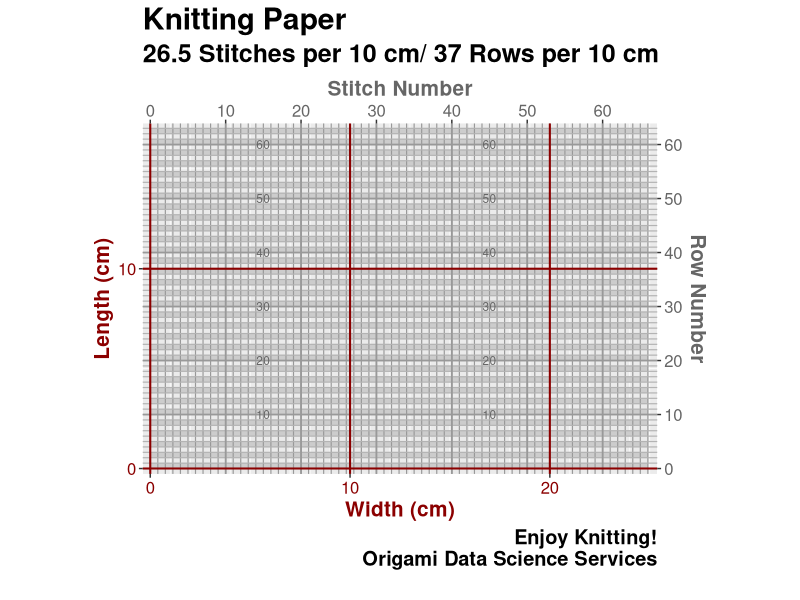

The R script that drew this image:
## ---- chunk 1
# R packages needed
packages <- c("ggplot2", "dplyr", "tibble", "grid", "gtable", "tidyr")

# Install packages not yet installed
installed_packages <- packages %in% rownames(installed.packages())
if (any(installed_packages == FALSE)) {
  install.packages(packages[!installed_packages])
}

# Loading packages
invisible(lapply(packages, library, character.only = TRUE))

## ---- chunk 2
#| fig-cap: Knitting paper based on gauge results

# gauge result
no_of_stitches_per_10_cm <- 26.5
no_of_rows_per_10_cm <- 37

# size of the output
size_x_cm <- 25
size_y_cm <- 17

output_cm <- tibble(x = c(0, size_x_cm), y= c(0, size_y_cm))

# size of a single stitch in x and y direction
delta_x <- 10/no_of_stitches_per_10_cm
delta_y <- 10/no_of_rows_per_10_cm

total_no_of_stitches <- round(size_x_cm / delta_x)
total_no_of_rows <- round(size_y_cm / delta_y)

#  grid defined by stitch size
lines_v <- tibble(x = (0 : total_no_of_stitches) * delta_x)
lines_h <- tibble(y = (0 : total_no_of_rows) * delta_y)

#  support grid for 10x10 cm
lines_v_dm <- tibble(x = seq(0, size_x_cm, by = 10))
lines_h_dm <- tibble(y = seq(0, size_y_cm, by = 10))

#  support grid for 10x10 stitches and lables
lines_h_10_stitches<- tibble(x = (1:floor(total_no_of_stitches / 10)) * 10 * delta_x)
lines_v_10_stitches  <- tibble(y = (1:floor(total_no_of_rows / 10)) * 10 * delta_y)

lines_v_10_stitches_labels <- lines_v_10_stitches %>%
  mutate(
    label = round(y/ delta_y) ) %>% 
  crossing(tibble(x = seq(15, total_no_of_stitches, by = 30) * delta_x))


# tibble for alternating rows 
alternating_rows <- tibble(
  ymin = (seq(0, total_no_of_rows, by = 2)) * delta_y,
  ymax = ymin + delta_y,
  xmin = 0,
  xmax = delta_x * total_no_of_stitches)


# knitting paper plot

output_cm %>%
  ggplot(aes(x = x, y = y)) +
  geom_blank() +
  
  geom_rect(
    data = alternating_rows,
    aes(xmin = xmin, xmax = xmax, ymin = ymin, ymax = ymax),
    fill = "grey80",
    color = NA,
    inherit.aes = FALSE
  ) +
  
  geom_vline(data = lines_v, aes(xintercept = x), color = "grey60", linewidth = 0.4) +
  geom_hline(data = lines_h, aes(yintercept = y), color = "grey70", linewidth = 0.4) +
  
  geom_vline(data = lines_h_10_stitches, aes(xintercept = x), color = "grey60", linewidth = 0.6) +
  geom_hline(data = lines_v_10_stitches, aes(yintercept = y), color = "grey60", linewidth = 0.6) +
  
  geom_vline(data = lines_v_dm, aes(xintercept = x), color = "darkred", linewidth = 0.7) +
  geom_hline(data = lines_h_dm, aes(yintercept = y), color = "darkred", linewidth = 0.7) +

 
  geom_text(
    data = lines_v_10_stitches_labels,
    aes(x = x,  y = y, label = label),
    col = "grey40", 
    inherit.aes = FALSE,
    hjust = 0.5,
    vjust = 0.5,
    size = 3
  ) +

coord_fixed(xlim = c(0, size_x_cm), ylim = c(0, size_y_cm), ratio = 1) +
  
  
 scale_x_continuous(
  name = "Width (cm)",
  breaks = lines_v_dm$x,
  minor_breaks = seq(0, size_x_cm, by =1),
  labels = round(lines_v_dm$x),
  expand = expansion(add = 1*delta_x),
  sec.axis = sec_axis(
    ~ . / delta_x,
    name = "Stitch Number",
    breaks = seq(0, total_no_of_stitches, by = 10 * floor(floor(total_no_of_stitches/10)/4))
  )
) +

scale_y_continuous(
  name = "Length (cm)",
  breaks = lines_h_dm$y,
  labels = round(lines_h_dm$y),
  expand = expansion(add = 1*delta_y),
  sec.axis = sec_axis(
    ~ . / delta_y,
    name = "Row Number",
    breaks = seq(0, total_no_of_rows, by = 10 * floor(floor(total_no_of_rows/10)/4))
  ) 
) +
 

  labs( title  = "Knitting Paper", 
  subtitle = paste(no_of_stitches_per_10_cm, "Stitches per 10 cm/", no_of_rows_per_10_cm, "Rows per 10 cm"), 
  caption = "Enjoy Knitting!\n Origami Data Science Services\n") +
    
  theme(
        title =element_text(size = 18, face = 'bold'),
        
        axis.title.x = element_text(color = "darkred", size = 15 ),
        axis.title.y = element_text(color = "darkred", size = 15),   
        axis.title.x.top = element_text(color = "grey40", size = 15),    
        axis.title.y.right = element_text(color = "grey40", size = 15),  
        
        axis.text.x = element_text(color = "darkred", size = 12),
        axis.text.y = element_text(color = "darkred", size = 12), 
        axis.text.x.top = element_text(color = "grey40", size = 12), 
        axis.text.y.right = element_text(color = "grey40", size = 12), 
        
        
  ) -> plot_knitting_pattern

# Plot of knitting paper

plot_knitting_pattern

#
## Print knitting pattern to a pdf file
## Sizes of the pdf file correspond to a 1:1 scale with regard to size_x_cm and size_y_cm
#
# g <- ggplotGrob(plot_knitting_pattern)
## Identify panel 
# panel_index <- g$layout$name == "panel"
#
## fix the size of the plot
# g$widths[g$layout$l[panel_index]] <- unit(size_x_cm, "cm")
# g$heights[g$layout$t[panel_index]] <- unit(size_y_cm, "cm")
# total_width  <- sum(g$widths)
# total_height <- sum(g$heights)
#
## pfd with knitting pattern
## BE AWARE OF UNUSUAL PAPER SIZES!
#
## ggsave("knitting_paper_1_to_1.pdf",
#       plot = g,
#       width = convertWidth(total_width, "cm", valueOnly = TRUE),
#       height = convertHeight(total_height, "cm", valueOnly = TRUE),
#       units = "cm",
#       device = "pdf")
